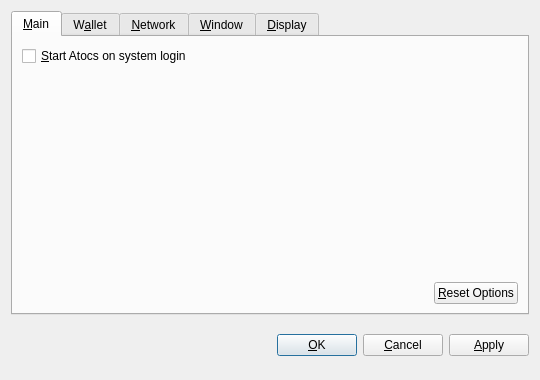
<?xml version="1.0" encoding="UTF-8"?>
<ui version="4.0">
 <class>OptionsDialog</class>
 <widget class="QDialog" name="OptionsDialog">
  <property name="geometry">
   <rect>
    <x>0</x>
    <y>0</y>
    <width>540</width>
    <height>380</height>
   </rect>
  </property>
  <property name="windowTitle">
   <string>Options</string>
  </property>
  <property name="modal">
   <bool>true</bool>
  </property>
  <layout class="QVBoxLayout" name="verticalLayout">
   <item>
    <widget class="QTabWidget" name="tabWidget">
     <property name="tabPosition">
      <enum>QTabWidget::North</enum>
     </property>
     <property name="currentIndex">
      <number>0</number>
     </property>
     <widget class="QWidget" name="tabMain">
      <attribute name="title">
       <string>&amp;Main</string>
      </attribute>
      <layout class="QVBoxLayout" name="verticalLayout_Main">
       <item>
        <widget class="QCheckBox" name="bitcoinAtStartup">
         <property name="toolTip">
          <string>Automatically start Atocs after logging in to the system.</string>
         </property>
         <property name="text">
          <string>&amp;Start Atocs on system login</string>
         </property>
        </widget>
       </item>
       <item>
        <spacer name="verticalSpacer_Main">
         <property name="orientation">
          <enum>Qt::Vertical</enum>
         </property>
         <property name="sizeHint" stdset="0">
          <size>
           <width>20</width>
           <height>40</height>
          </size>
         </property>
        </spacer>
       </item>
       <item>
        <layout class="QHBoxLayout" name="horizontalLayout_2_Main">
         <item>
          <spacer name="horizontalSpacer_2_Main">
           <property name="orientation">
            <enum>Qt::Horizontal</enum>
           </property>
           <property name="sizeHint" stdset="0">
            <size>
             <width>40</width>
             <height>20</height>
            </size>
           </property>
          </spacer>
         </item>
         <item>
          <widget class="QPushButton" name="resetButton">
           <property name="toolTip">
            <string>Reset all client options to default.</string>
           </property>
           <property name="text">
            <string>&amp;Reset Options</string>
           </property>
           <property name="autoDefault">
            <bool>false</bool>
           </property>
          </widget>
         </item>
        </layout>
       </item>
      </layout>
     </widget>
     <widget class="QWidget" name="tabWallet">
      <attribute name="title">
       <string>W&amp;allet</string>
      </attribute>
      <layout class="QVBoxLayout" name="verticalLayout_Network">
       <item>
        <widget class="QLabel" name="transactionFeeInfoLabel">
         <property name="text">
          <string>Optional transaction fee per kB that helps make sure your transactions are processed quickly. Most transactions are 1 kB.</string>
         </property>
         <property name="textFormat">
          <enum>Qt::PlainText</enum>
         </property>
         <property name="wordWrap">
          <bool>true</bool>
         </property>
        </widget>
       </item>
       <item>
        <layout class="QHBoxLayout" name="horizontalLayout_1_Main">
         <item>
          <widget class="QLabel" name="transactionFeeLabel">
           <property name="text">
            <string>Pay transaction &amp;fee</string>
           </property>
           <property name="textFormat">
            <enum>Qt::PlainText</enum>
           </property>
           <property name="buddy">
            <cstring>transactionFee</cstring>
           </property>
          </widget>
         </item>
         <item>
          <widget class="BitcoinAmountField" name="transactionFee"/>
         </item>
         <item>
          <spacer name="horizontalSpacer_1_Main">
           <property name="orientation">
            <enum>Qt::Horizontal</enum>
           </property>
           <property name="sizeHint" stdset="0">
            <size>
             <width>40</width>
             <height>20</height>
            </size>
           </property>
          </spacer>
         </item>
        </layout>
       </item>
       <item>
        <widget class="QLabel" name="label">
         <property name="text">
          <string>If you disable the spending of unconfirmed change, the change from a transaction cannot be used until that transaction has at least one confirmation. This also affects how your balance is computed.</string>
         </property>
         <property name="wordWrap">
          <bool>true</bool>
         </property>
        </widget>
       </item>
       <item>
        <widget class="QCheckBox" name="spendZeroConfChange">
         <property name="text">
          <string>Spend unconfirmed change  (experts only)</string>
         </property>
        </widget>
       </item>
       <item>
        <spacer name="verticalSpacer">
         <property name="orientation">
          <enum>Qt::Vertical</enum>
         </property>
         <property name="sizeHint" stdset="0">
          <size>
           <width>20</width>
           <height>40</height>
          </size>
         </property>
        </spacer>
       </item>
      </layout>
     </widget>
     <widget class="QWidget" name="tabNetwork">
      <attribute name="title">
       <string>&amp;Network</string>
      </attribute>
      <layout class="QVBoxLayout" name="verticalLayout_Network">
       <item>
        <widget class="QCheckBox" name="mapPortUpnp">
         <property name="toolTip">
          <string>Automatically open the Atocs client port on the router. This only works when your router supports UPnP and it is enabled.</string>
         </property>
         <property name="text">
          <string>Map port using &amp;UPnP</string>
         </property>
        </widget>
       </item>
       <item>
        <widget class="QCheckBox" name="connectSocks">
         <property name="toolTip">
          <string>Connect to the Atocs network through a SOCKS proxy (e.g. when connecting through Tor).</string>
         </property>
         <property name="text">
          <string>&amp;Connect through SOCKS proxy:</string>
         </property>
        </widget>
       </item>
       <item>
        <layout class="QHBoxLayout" name="horizontalLayout_Network">
         <item>
          <widget class="QLabel" name="proxyIpLabel">
           <property name="text">
            <string>Proxy &amp;IP:</string>
           </property>
           <property name="textFormat">
            <enum>Qt::PlainText</enum>
           </property>
           <property name="buddy">
            <cstring>proxyIp</cstring>
           </property>
          </widget>
         </item>
         <item>
          <widget class="QValidatedLineEdit" name="proxyIp">
           <property name="maximumSize">
            <size>
             <width>140</width>
             <height>16777215</height>
            </size>
           </property>
           <property name="toolTip">
            <string>IP address of the proxy (e.g. 127.0.0.1)</string>
           </property>
          </widget>
         </item>
         <item>
          <widget class="QLabel" name="proxyPortLabel">
           <property name="text">
            <string>&amp;Port:</string>
           </property>
           <property name="textFormat">
            <enum>Qt::PlainText</enum>
           </property>
           <property name="buddy">
            <cstring>proxyPort</cstring>
           </property>
          </widget>
         </item>
         <item>
          <widget class="QLineEdit" name="proxyPort">
           <property name="maximumSize">
            <size>
             <width>55</width>
             <height>16777215</height>
            </size>
           </property>
           <property name="toolTip">
            <string>Port of the proxy (e.g. 9050)</string>
           </property>
          </widget>
         </item>
         <item>
          <widget class="QLabel" name="socksVersionLabel">
           <property name="text">
            <string>SOCKS &amp;Version:</string>
           </property>
           <property name="textFormat">
            <enum>Qt::PlainText</enum>
           </property>
           <property name="buddy">
            <cstring>socksVersion</cstring>
           </property>
          </widget>
         </item>
         <item>
          <widget class="QValueComboBox" name="socksVersion">
           <property name="toolTip">
            <string>SOCKS version of the proxy (e.g. 5)</string>
           </property>
          </widget>
         </item>
         <item>
          <spacer name="horizontalSpacer_Network">
           <property name="orientation">
            <enum>Qt::Horizontal</enum>
           </property>
           <property name="sizeHint" stdset="0">
            <size>
             <width>40</width>
             <height>20</height>
            </size>
           </property>
          </spacer>
         </item>
        </layout>
       </item>
       <item>
        <spacer name="verticalSpacer_Network">
         <property name="orientation">
          <enum>Qt::Vertical</enum>
         </property>
         <property name="sizeHint" stdset="0">
          <size>
           <width>20</width>
           <height>40</height>
          </size>
         </property>
        </spacer>
       </item>
      </layout>
     </widget>
     <widget class="QWidget" name="tabWindow">
      <attribute name="title">
       <string>&amp;Window</string>
      </attribute>
      <layout class="QVBoxLayout" name="verticalLayout_Window">
       <item>
        <widget class="QCheckBox" name="minimizeToTray">
         <property name="toolTip">
          <string>Show only a tray icon after minimizing the window.</string>
         </property>
         <property name="text">
          <string>&amp;Minimize to the tray instead of the taskbar</string>
         </property>
        </widget>
       </item>
       <item>
        <widget class="QCheckBox" name="minimizeOnClose">
         <property name="toolTip">
          <string>Minimize instead of exit the application when the window is closed. When this option is enabled, the application will be closed only after selecting Quit in the menu.</string>
         </property>
         <property name="text">
          <string>M&amp;inimize on close</string>
         </property>
        </widget>
       </item>
       <item>
        <spacer name="verticalSpacer_Window">
         <property name="orientation">
          <enum>Qt::Vertical</enum>
         </property>
         <property name="sizeHint" stdset="0">
          <size>
           <width>20</width>
           <height>40</height>
          </size>
         </property>
        </spacer>
       </item>
      </layout>
     </widget>
     <widget class="QWidget" name="tabDisplay">
      <attribute name="title">
       <string>&amp;Display</string>
      </attribute>
      <layout class="QVBoxLayout" name="verticalLayout_Display">
       <item>
        <layout class="QHBoxLayout" name="horizontalLayout_1_Display">
         <item>
          <widget class="QLabel" name="langLabel">
           <property name="text">
            <string>User Interface &amp;language:</string>
           </property>
           <property name="textFormat">
            <enum>Qt::PlainText</enum>
           </property>
           <property name="buddy">
            <cstring>lang</cstring>
           </property>
          </widget>
         </item>
         <item>
          <widget class="QValueComboBox" name="lang">
           <property name="toolTip">
            <string>The user interface language can be set here. This setting will take effect after restarting Atocs.</string>
           </property>
          </widget>
         </item>
        </layout>
       </item>
       <item>
        <layout class="QHBoxLayout" name="horizontalLayout_2_Display">
         <item>
          <widget class="QLabel" name="unitLabel">
           <property name="text">
            <string>&amp;Unit to show amounts in:</string>
           </property>
           <property name="textFormat">
            <enum>Qt::PlainText</enum>
           </property>
           <property name="buddy">
            <cstring>unit</cstring>
           </property>
          </widget>
         </item>
         <item>
          <widget class="QValueComboBox" name="unit">
           <property name="toolTip">
            <string>Choose the default subdivision unit to show in the interface and when sending coins.</string>
           </property>
          </widget>
         </item>
        </layout>
       </item>
       <item>
        <widget class="QCheckBox" name="displayAddresses">
         <property name="toolTip">
          <string>Whether to show Atocs addresses in the transaction list or not.</string>
         </property>
         <property name="text">
          <string>&amp;Display addresses in transaction list</string>
         </property>
        </widget>
       </item>
       <item>
        <widget class="QCheckBox" name="coinControlFeatures">
         <property name="toolTip">
          <string>Whether to show coin control features or not.</string>
         </property>
         <property name="text">
          <string>Display coin &amp;control features (experts only!)</string>
         </property>
        </widget>
       </item>
       <item>
        <spacer name="verticalSpacer_Display">
         <property name="orientation">
          <enum>Qt::Vertical</enum>
         </property>
         <property name="sizeHint" stdset="0">
          <size>
           <width>20</width>
           <height>40</height>
          </size>
         </property>
        </spacer>
       </item>
      </layout>
     </widget>
    </widget>
   </item>
   <item>
    <layout class="QHBoxLayout" name="horizontalLayout_Buttons">
     <item>
      <spacer name="horizontalSpacer_1">
       <property name="orientation">
        <enum>Qt::Horizontal</enum>
       </property>
       <property name="sizeHint" stdset="0">
        <size>
         <width>40</width>
         <height>48</height>
        </size>
       </property>
      </spacer>
     </item>
     <item>
      <widget class="QLabel" name="statusLabel">
       <property name="font">
        <font>
         <weight>75</weight>
         <bold>true</bold>
        </font>
       </property>
       <property name="text">
        <string/>
       </property>
       <property name="textFormat">
        <enum>Qt::PlainText</enum>
       </property>
       <property name="wordWrap">
        <bool>true</bool>
       </property>
      </widget>
     </item>
     <item>
      <spacer name="horizontalSpacer_2">
       <property name="orientation">
        <enum>Qt::Horizontal</enum>
       </property>
       <property name="sizeHint" stdset="0">
        <size>
         <width>40</width>
         <height>48</height>
        </size>
       </property>
      </spacer>
     </item>
     <item>
      <widget class="QPushButton" name="okButton">
       <property name="text">
        <string>&amp;OK</string>
       </property>
      </widget>
     </item>
     <item>
      <widget class="QPushButton" name="cancelButton">
       <property name="text">
        <string>&amp;Cancel</string>
       </property>
       <property name="autoDefault">
        <bool>false</bool>
       </property>
      </widget>
     </item>
     <item>
      <widget class="QPushButton" name="applyButton">
       <property name="text">
        <string>&amp;Apply</string>
       </property>
       <property name="autoDefault">
        <bool>false</bool>
       </property>
      </widget>
     </item>
    </layout>
   </item>
  </layout>
 </widget>
 <customwidgets>
  <customwidget>
   <class>BitcoinAmountField</class>
   <extends>QSpinBox</extends>
   <header>bitcoinamountfield.h</header>
  </customwidget>
  <customwidget>
   <class>QValueComboBox</class>
   <extends>QComboBox</extends>
   <header>qvaluecombobox.h</header>
  </customwidget>
  <customwidget>
   <class>QValidatedLineEdit</class>
   <extends>QLineEdit</extends>
   <header>qvalidatedlineedit.h</header>
  </customwidget>
 </customwidgets>
 <resources/>
 <connections/>
</ui>
